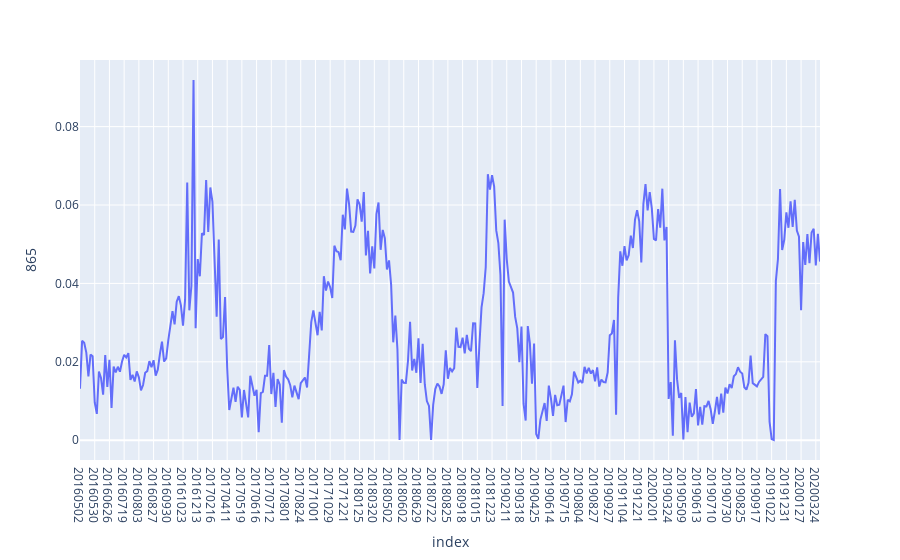

The notebook cell saved with this chart:
### Code cell
px.line(df, y=865, height=600,)

### Figure 1 — Plotly figure (JSON) as saved in the notebook; plotly's stock layout.template omitted (floating-point values rounded to 4 significant figures; data arrays with more than 128 entries replaced by an {"elided": "..."} marker saying what was removed)
{"data": [{"hovertemplate": "index=%{x}<br>865=%{y}<extra></extra>", "legendgroup": "", "line": {"color": "#636efa", "dash": "solid"}, "mode": "lines", "name": "", "orientation": "v", "showlegend": false, "type": "scatter", "x": {"elided": "353 str values"}, "xaxis": "x", "y": {"elided": "353 float values"}, "yaxis": "y"}], "layout": {"autosize": true, "legend": {"tracegroupgap": 0}, "margin": {"t": 60}, "xaxis": {"anchor": "y", "autorange": true, "domain": [0, 1], "range": [0, 352], "title": {"text": "index"}, "type": "category"}, "yaxis": {"anchor": "x", "autorange": true, "domain": [0, 1], "range": [-0.005049, 0.097], "title": {"text": "865"}, "type": "linear"}}}
